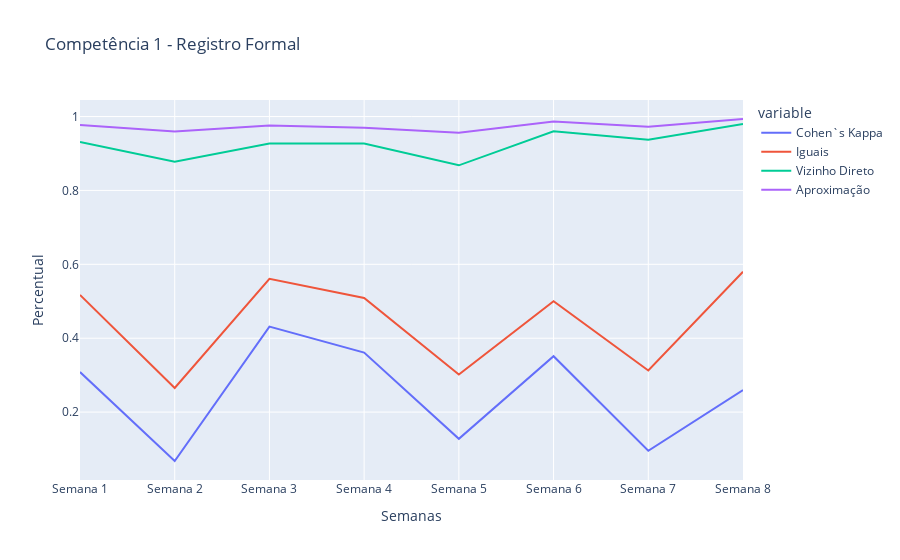

The notebook cell this image was saved under:
### Code cell
plot('Competência 1', 'Registro Formal')

### Figure 1 — Plotly figure (JSON) as saved in the notebook; plotly's stock layout.template omitted (floating-point values rounded to 4 significant figures)
{"data": [{"hovertemplate": "variable=Cohen`s Kappa<br>index=%{x}<br>value=%{y}<extra></extra>", "legendgroup": "Cohen`s Kappa", "line": {"color": "#636efa", "dash": "solid"}, "marker": {"symbol": "circle"}, "mode": "lines", "name": "Cohen`s Kappa", "orientation": "v", "showlegend": true, "type": "scatter", "x": ["Semana 1", "Semana 2", "Semana 3", "Semana 4", "Semana 5", "Semana 6", "Semana 7", "Semana 8"], "xaxis": "x", "y": [0.3083, 0.06765, 0.4314, 0.361, 0.1277, 0.3513, 0.09537, 0.2595], "yaxis": "y"}, {"hovertemplate": "variable=Iguais<br>index=%{x}<br>value=%{y}<extra></extra>", "legendgroup": "Iguais", "line": {"color": "#EF553B", "dash": "solid"}, "marker": {"symbol": "circle"}, "mode": "lines", "name": "Iguais", "orientation": "v", "showlegend": true, "type": "scatter", "x": ["Semana 1", "Semana 2", "Semana 3", "Semana 4", "Semana 5", "Semana 6", "Semana 7", "Semana 8"], "xaxis": "x", "y": [0.5172, 0.2653, 0.561, 0.5091, 0.3019, 0.5, 0.3125, 0.58], "yaxis": "y"}, {"hovertemplate": "variable=Vizinho Direto<br>index=%{x}<br>value=%{y}<extra></extra>", "legendgroup": "Vizinho Direto", "line": {"color": "#00cc96", "dash": "solid"}, "marker": {"symbol": "circle"}, "mode": "lines", "name": "Vizinho Direto", "orientation": "v", "showlegend": true, "type": "scatter", "x": ["Semana 1", "Semana 2", "Semana 3", "Semana 4", "Semana 5", "Semana 6", "Semana 7", "Semana 8"], "xaxis": "x", "y": [0.931, 0.8776, 0.9268, 0.9273, 0.8679, 0.96, 0.9375, 0.98], "yaxis": "y"}, {"hovertemplate": "variable=Aproximação<br>index=%{x}<br>value=%{y}<extra></extra>", "legendgroup": "Aproximação", "line": {"color": "#ab63fa", "dash": "solid"}, "marker": {"symbol": "circle"}, "mode": "lines", "name": "Aproximação", "orientation": "v", "showlegend": true, "type": "scatter", "x": ["Semana 1", "Semana 2", "Semana 3", "Semana 4", "Semana 5", "Semana 6", "Semana 7", "Semana 8"], "xaxis": "x", "y": [0.977, 0.9592, 0.9756, 0.9697, 0.956, 0.9867, 0.9722, 0.9933], "yaxis": "y"}], "layout": {"legend": {"title": {"text": "variable"}, "tracegroupgap": 0}, "title": {"text": "Competência 1 - Registro Formal"}, "xaxis": {"anchor": "y", "domain": [0, 1], "title": {"text": "Semanas"}}, "yaxis": {"anchor": "x", "domain": [0, 1], "title": {"text": "Percentual"}}}}
